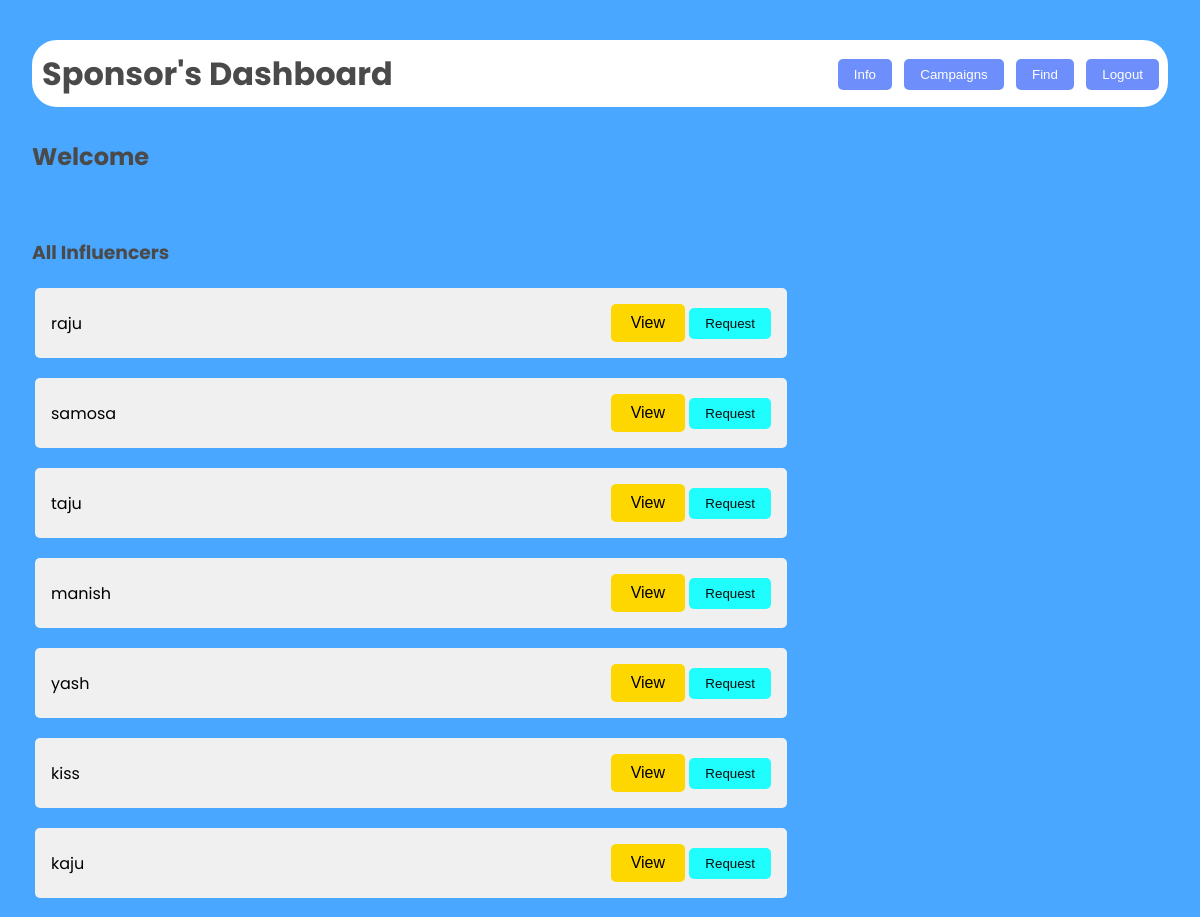
The page /sfind2 (signed in) on the database its author committed.
### models.py (models this page shows)
class Influencer(db.Model):
    __tablename__ = 'influencer'
    inid=db.Column(db.Integer,primary_key=True)
    iname = db.Column(db.String, nullable=False)
    usename = db.Column(db.String, unique=True)
    email = db.Column(db.String, nullable=False)
    password = db.Column(db.String, nullable=False)
    platform = db.Column(db.String, nullable=False)
    number = db.Column(db.Integer, nullable=False)
    reach = db.Column(db.Integer, nullable=False)
    flag = db.Column(db.Integer, nullable=False, default=0)

### main.py (the view)
@app.route('/sfind2')
def sfind2():
    if 'username' in session:
        influ=Influencer.query.all()
        user=Sponsor.query.filter_by(usename=session['username']).first()
        return  render_template("campaignfind.html",influ=influ,user=user)
    else:
        return redirect('/')

### templates/campaignfind.html (shortened to what this page needs)
<!DOCTYPE html>
<html lang="en">
<head>
    <link rel="stylesheet" href="/static/dash.css">
</head>
<body>
    <div class="dashboard">
        <header>
            <h1>Sponsor's Dashboard</h1>
            <nav>
                <a href="/smain"><button>Info</button></a>
                <a href="/campaign"><button>Campaigns</button></a>
                <a href="/sfind"><button>Find</button></a>
                <a href="/logout"><button>Logout</button></a>
            </nav>
        </header>
        <main>
            <h2>Welcome {{user.sname}}</h2>
            <br>
            <div class="viewpoint">
                <h3>All Influencers</h3>
                <table>
                    {% for i in influ %}
                        <tr>
                            <td>
                                <div class="list">
                                    <span>{{ i.iname }}</span>
                                    <div>
                                        <button class="viewopen" data-popup-id="popup{{ i.inid }}">View</button>
                                        <button class="req" data-inid="{{ i.inid }}" data-sid="{{ user.sid }}">Request</button>
                                    </div>
                                </div>
                            </td>
                        </tr>
                    {% endfor %}
                </table>
            </div>
        </main>
    </div>
</body>
</html>

### static/dash.css (style rules this page uses)
body { font-family: 'Poppins', sans-serif; margin: 0; padding: 0; background-color: #49a7ff; height: 100vh; display: flex; justify-content: center; align-items: center; }
.dashboard { width: 100%; height: 100vh; padding: 2rem; }
header { border: 5px solid rgb(255, 255, 255); border-radius: 25px; display: flex; justify-content: space-between; align-items: center; margin-bottom: 2rem; background-color: white; padding: 5px 4px 4px 5px; margin-top: 5vh; }
h1 { margin: 0; color: #4a4a4a; }
nav button { background-color: #6e8efb; color: white; border: none; padding: 0.5rem 1rem; margin-left: 0.5rem; border-radius: 5px; cursor: pointer; transition: all 0.3s ease; }
h2, h3 { color: #4a4a4a; }
.campaign, .flagged, .request ,.list , .requests { background-color: #f0f0f0; border-radius: 5px; padding: 1rem; margin-bottom: 1rem; display: flex; justify-content: space-between; align-items: center; transition: all 0.3s ease; width: 90vh; }
button { padding: 0.5rem 1rem; border: none; border-radius: 5px; cursor: pointer; transition: all 0.3s ease; }
.flag, .req { background-color: #07ffffe3; color: #0f0e0e; }
.campaign, .flagged, .request, .list { animation: fadeIn 0.5s ease-out forwards; }

### templates/campaignfind.html (style rules this page uses)
.viewopen { padding: 10px 20px; font-size: 16px; background-color: #ffd700; }

### rows shown on the page
Influencer: iname "raju"
Influencer: iname "samosa"
Influencer: iname "taju"
Influencer: iname "manish"
Influencer: iname "yash"
Influencer: iname "kiss"
Influencer: iname "kaju"
